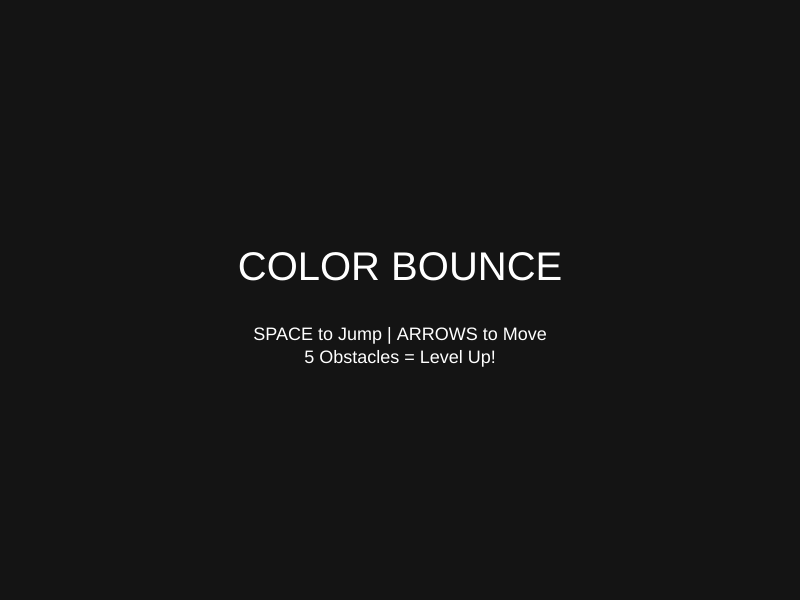
Frame 1 (no input)
Frame 60 (no input): identical to frame 1, image omitted
Frame 120 (the mouse pressed at the canvas centre since frame 60): identical to frame 1, image omitted

The p5.js sketch that drew this single still picture (run headless with seeded random() and noise() and a simulated clock; from frame 60 on, the mouse is pressed at the canvas centre):

// p5.js sketch
// ── sketch.js
let ball;
let obstacles = [];
let colors = ['#FF0055', '#00FBFF', '#FFD700', '#32CD32'];
let score = 0;
let level = 1;
let gameState = "START";
let levelUpTimer = 0; // For showing the "Level Up" message

function setup() {
  createCanvas(800, 600);
  resetGame()
}

function draw() {
  background(20);

  if (gameState === "START") {
    displayMenu("COLOR BOUNCE", "SPACE to Jump | ARROWS to Move\n5 Obstacles = Level Up!");
  } else if (gameState === "PLAY") {
    runGame();
  } else if (gameState === "GAMEOVER") {
    displayMenu("GAME OVER", "Final Score: " + score + "\nPress SPACE to Restart");
  }
}

function runGame() {
  ball.update();
  ball.handleInput(); 
  ball.display();

  // Handle color change delay
  ball.handleColorDelay();

  // Spawn obstacles based on level speed
  let spawnRate = max(60, 150 - (level * 10)); 
  if (frameCount % spawnRate === 0) {
    obstacles.push(new Barrier(0, level));
  }

  for (let i = obstacles.length - 1; i >= 0; i--) {
    obstacles[i].update();
    obstacles[i].display();

    let hitColor = obstacles[i].checkCollision(ball);
    if (hitColor && hitColor !== ball.color) {
      gameState = "GAMEOVER"; 
    }

    // Scoring and Leveling Logic
    if (!obstacles[i].passed && obstacles[i].y > ball.y) {
      score++;
      obstacles[i].passed = true;
      
      // Trigger Delayed Color Change
      ball.startColorChange();

      // Check for Level Up (Every 5 obstacles)
      if (score % 5 === 0 && level < 10) {
        level++;
        levelUpTimer = 90; // Show message for 90 frames
      }
    }

    if (obstacles[i].y > height) obstacles.splice(i, 1);
  }

  drawHUD();
}

// --- UTILS ---
function resetGame() {
  score = 0;
  level = 1;
  obstacles = [];
  ball = new Ball();
}

function drawHUD() {
  fill(255);
  noStroke();
  textSize(22);
  textAlign(LEFT);
  text("Score: " + score, 20, 40);
  textAlign(RIGHT);
  text("Level: " + level, width - 20, 40);

  if (levelUpTimer > 0) {
    textAlign(CENTER);
    textSize(40);
    fill(255, 255, 0, levelUpTimer * 3);
    text("LEVEL " + level + "!", width/2, height/2);
    levelUpTimer--;
  }
}

function displayMenu(t, s) {
  fill(255);
  textAlign(CENTER);
  textSize(40); text(t, width/2, height/2 - 20);
  textSize(18); text(s, width/2, height/2 + 40);
}

function keyPressed() {
  if (key === ' ') {
    if (gameState === "PLAY") ball.jump();
    else { resetGame(); gameState = "PLAY"; }
  }
}

// --- CLASSES ---

class Ball {
  constructor() {
    this.x = width / 2;
    this.y = height - 150;
    this.v = 0;
    this.radius = 12;
    this.color = colors[0];
    this.changeTimer = 30; // -1 means no pending change
  }

  handleInput() {
    if (keyIsDown(LEFT_ARROW)) this.x -= 8;
    if (keyIsDown(RIGHT_ARROW)) this.x += 8;
    this.x = constrain(this.x, this.radius, width - this.radius);
  }

  update() {
    // Gravity gets stronger as level increases
    let currentGravity = 0.5 + (level * 0.05);
    this.v += currentGravity;
    this.y += this.v;
    if (this.y > height) gameState = "GAMEOVER";
  }

  startColorChange() {
    this.changeTimer = 30; // 30 frame delay
  }

  handleColorDelay() {
    if (this.changeTimer > 0) {
      this.changeTimer--;
    } else if (this.changeTimer === 0) {
      let nextC;
      do { nextC = random(colors); } while (nextC === this.color);
      this.color = nextC;
      this.changeTimer = -1;
    }
  }

  display() {
    fill(this.color);
    noStroke();
    ellipse(this.x, this.y, this.radius * 2);
  }

  jump() { this.v = -10; }
}

class Barrier {
  constructor(y, lvl) {
    this.y = y;
    this.h = 35;
    this.speed = 2.5 + (lvl * 0.8); // Speed up per level
    this.passed = false;
    this.rowColors = shuffle([...colors]);
    
    // Horizontal movement for harder levels
    this.offsetX = 0;
    this.moveDir = random([-1, 1]);
    this.moveSpeed = lvl > 2 ? (lvl * 0.5) : 0; 
  }

  update() {
    this.y += this.speed;
    
    // Barriers move left/right starting at Level 3
    if (level >= 3) {
      this.offsetX += this.moveDir * this.moveSpeed;
      if (abs(this.offsetX) > 50) this.moveDir *= -1;
    }
  }

  display() {
    let segmentWidth = width / 4;
    for (let i = 0; i < 4; i++) {
      fill(this.rowColors[i]);
      // Apply the horizontal offset to drawing
      rect((i * segmentWidth) + this.offsetX, this.y, segmentWidth, this.h);
    }
  }

  checkCollision(ball) {
    if (ball.y - ball.radius < this.y + this.h && ball.y + ball.radius > this.y) {
      let segmentWidth = width / 4;
      // Adjust collision check for horizontal movement
      let relativeX = ball.x - this.offsetX;
      let index = floor(relativeX / segmentWidth);
      index = constrain(index, 0, 3);
      return this.rowColors[index];
    }
    return null;
  }
}
